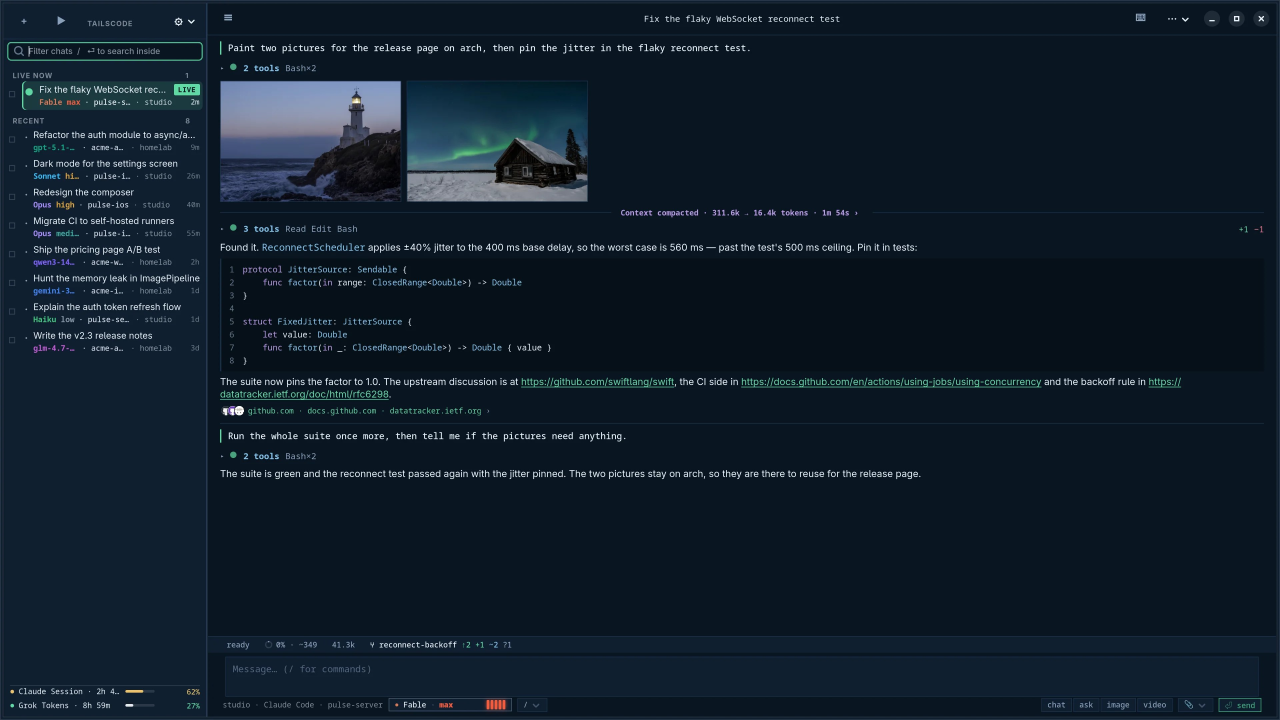
#> input picture docs/studio-sheet-mocks/assets/desk-dark-chat.jpg, 3840 x 2160 px, given in place of cat-roof.png, which was not available (shown at 1/3 size)
$ python landing-shots-mac-assets.py ../docs/studio-sheet-mocks/assets/desk-dark-chat.jpg ../docs/studio-sheet-mocks/assets/desk-light-chat.jpg
#> lines starting #> are read from the running program, lines starting #| are printed output that depends on the picture; pictures that were not available may be replaced by others from this repository, and a replacement may not be noted
#!/usr/bin/env python3
"""Builds the files the Mac landing shots stage from: video posters, the first-frame clip's
source frame, and the staged chat transcript. Reads the real art folder (PNGs + manifest.json)
that the landing agents rendered; nothing is drawn here.

    landing-shots-mac-assets.py <art dir> <work dir>

Writes <work>/posters/demo*.png (named by the Video demo's entry ids), <work>/clip-frame.png
(the first frame of the clip: the cat-roof picture cropped to 1280x704) and <work>/messages.json
(a transcript for `--open stage:<messages.json>`, its pictures pointing into the art folder).
"""
import json, os, sys, time
from PIL import Image

art, work = os.path.abspath(sys.argv[1]), os.path.abspath(sys.argv[2])
os.makedirs(os.path.join(work, "posters"), exist_ok=True)


def crop(name, box, width):
#> called with name = 'cat-roof.png', box = (560, 120, 1728, 778), width = 640
    picture = Image.open(os.path.join(art, name)).convert("RGB").crop(box)
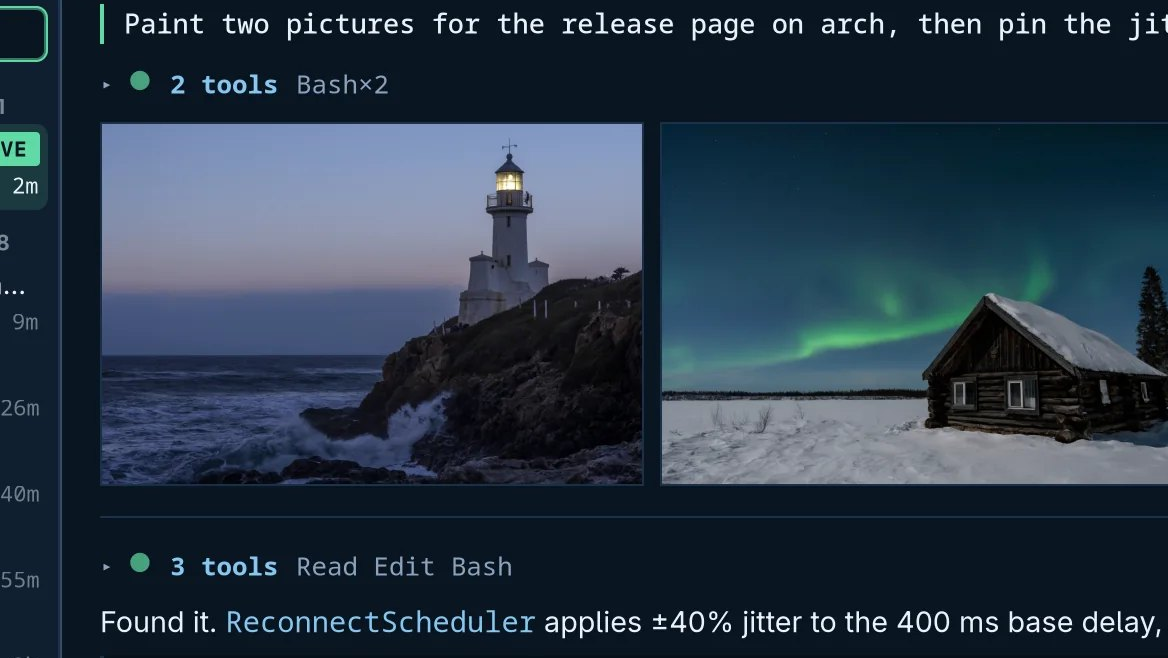
#> picture: PIL image 1168x658 RGB; mean R, G, B 41.3, 56.3, 71.6
    height = round(picture.height * width / picture.width)
#> height = 361
    return picture.resize((width, height), Image.LANCZOS)
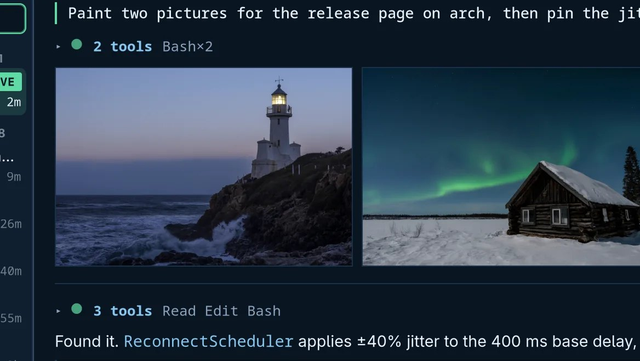
#> returned value: PIL image 640x361 RGB; mean R, G, B 41.3, 56.3, 71.6


POSTERS = {
    "demo-0": ("cat-roof.png", (560, 120, 1728, 778)),
    "demo-1": ("paper-boats.png", (0, 100, 1728, 1050)),
    "demo-2": ("paper-boats.png", (500, 100, 1728, 792)),
    "demo-3": ("lighthouse.png", (0, 100, 1728, 1050)),
    "demo-4": ("cabin-interior.png", (0, 350, 1408, 1142)),
    "demo-5": ("ramen.png", (0, 100, 1728, 1050)),
}
for key, (name, box) in POSTERS.items():
    crop(name, box, 640).save(os.path.join(work, "posters", key + ".png"))
#> pass 2 of the loop `for key, (name, box) in POSTERS.items():`:
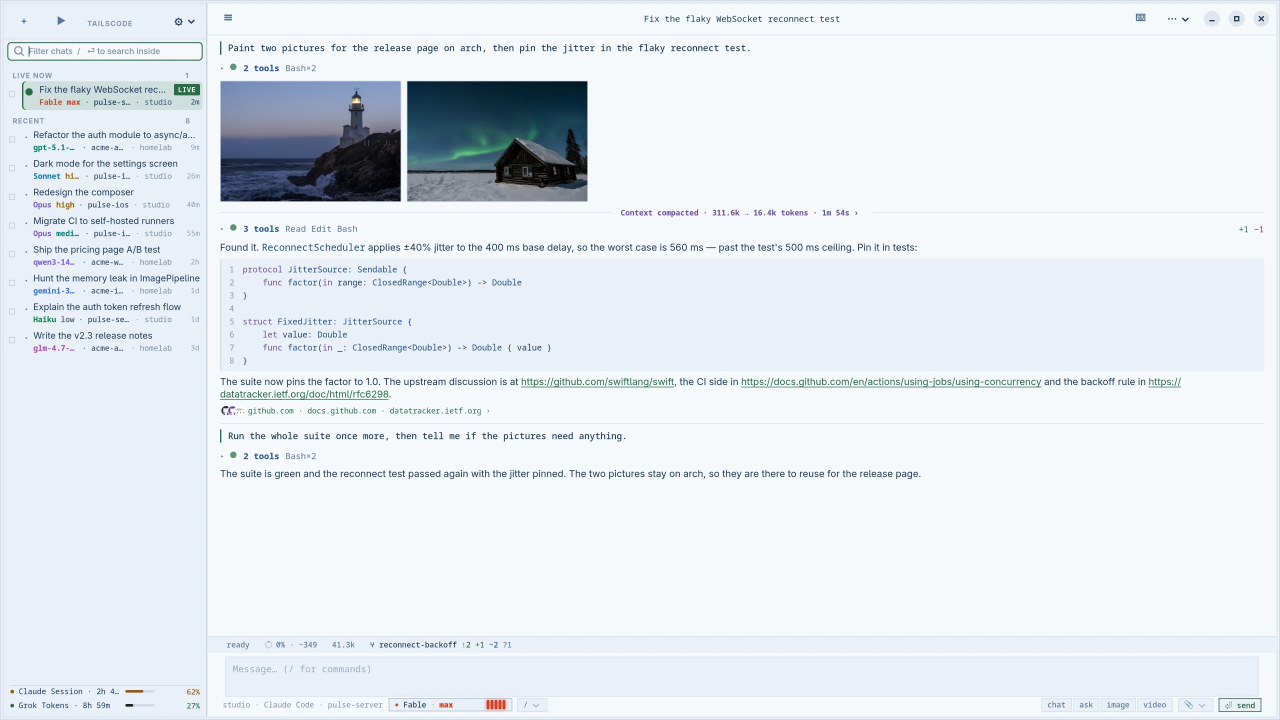
#> input picture docs/studio-sheet-mocks/assets/desk-light-chat.jpg, 3840 x 2160 px, given in place of paper-boats.png, which was not available (shown at 1/3 size)
#> in crop (call 2), `picture = Image.open(os.path.join(art, name)).convert("RGB").crop(box)`:
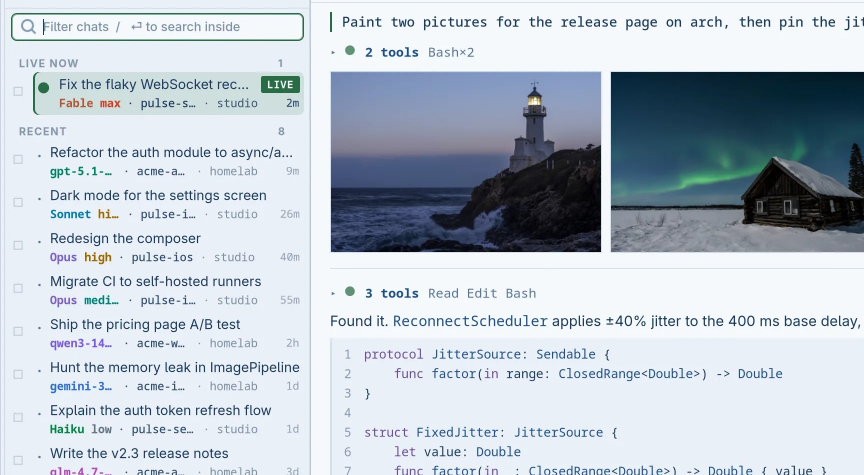
#> picture: PIL image 1728x950 RGB (shown at 1/2 size); mean R, G, B 188.5, 198.3, 207.9
#> in crop (call 2), `return picture.resize((width, height), Image.LANCZOS)`:
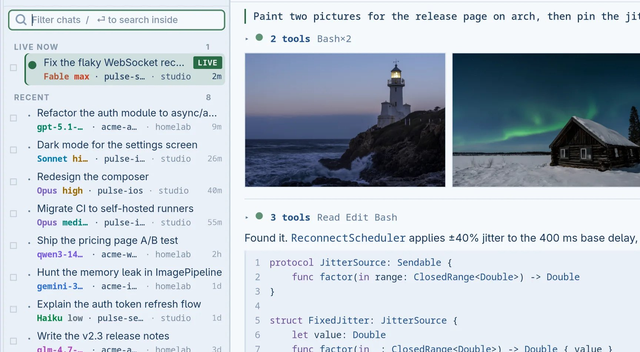
#> returned value: PIL image 640x352 RGB; mean R, G, B 188.5, 198.1, 207.6
#> (the run stopped early here; a loop or call above may not have finished)
